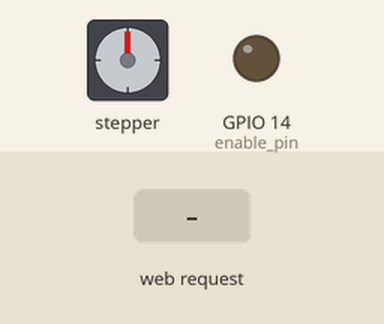
The sketch below on a simulated ESP32. Parts: stepper motor, output pins drawn as LEDs (lit = HIGH). The inputs (shaded band) are chosen by the test bench. WiFi joins after 1.5 s; servers stay silent unless stated; stepper angles assume 200 steps per turn; what the sketch prints to the serial monitor is not drawn.

Above: at 2.7 s.
2.8 s: HTTP request GET /rotate?deg=1 received
At 3.7 s:
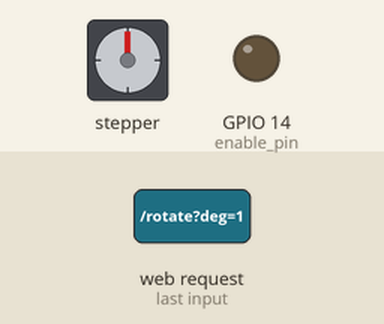
4.3 s: HTTP request GET /home received
At 4.8 s:
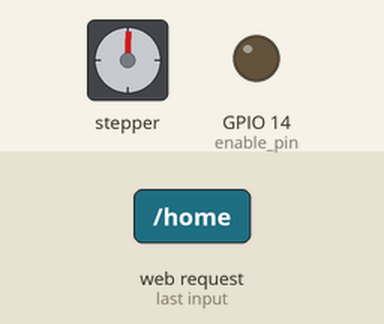
Timing chart, 0 to 7.3 s (numbered marks = the images above; inputs shaded):
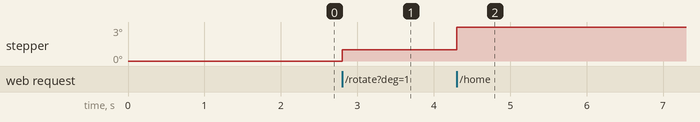

The sketch:

main.ino
```cpp
#include <Arduino.h>
#include <WiFi.h>
#include <WebServer.h>
#include <AccelStepper.h>

// ---------- CONFIG ----------
const char* ssid = "your_ssid";
const char* password = "your_pass";
const int step_pin = 26; // example
const int dir_pin = 27;
const int enable_pin = 14;

WebServer server(80);
AccelStepper stepper(AccelStepper::DRIVER, step_pin, dir_pin);

volatile float current_angle = 0.0;
float target_angle = 0.0;
bool moving = false;
unsigned long last_move_ms = 0;

void handle_root() {
  server.send(200, "text/plain", "ESP32 Turntable READY");
}

void handle_status() {
  String res = "{";
  res += "\"state\": \"";
  res += moving ? "moving" : "idle";
  res += "\"";
  res += ", \"angle\": ";
  res += String(current_angle);
  res += "}";
  server.send(200, "application/json", res);
}

void handle_home() {
  // simple homing: set angle to 0
  target_angle = 0.0;
  moving = true;
  server.send(200, "application/json", "{\"result\":\"homing\"}");
}

void handle_rotate() {
  if (!server.hasArg("deg")) {
    server.send(400, "text/plain", "missing deg") ;
    return;
  }
  float d = server.arg("deg").toFloat();
  target_angle = fmod(d + 360.0, 360.0);
  moving = true;
  server.send(200, "application/json", "{\"result\":\"ok\"}");
}

void handle_step() {
  if (!server.hasArg("deg")) {
    server.send(400, "text/plain", "missing deg") ;
    return;
  }
  float d = server.arg("deg").toFloat();
  target_angle = fmod(current_angle + d + 360.0, 360.0);
  moving = true;
  server.send(200, "application/json", "{\"result\":\"ok\"}");
}

void setup() {
  Serial.begin(115200);
  pinMode(enable_pin, OUTPUT);
  digitalWrite(enable_pin, LOW);
  stepper.setMaxSpeed(1000);
  stepper.setAcceleration(500);

  WiFi.begin(ssid, password);
  Serial.print("Connecting to WiFi");
  while (WiFi.status() != WL_CONNECTED) {
    delay(500);
    Serial.print(".");
  }
  Serial.println(" connected");

  server.on("/", handle_root);
  server.on("/status", handle_status);
  server.on("/home", handle_home);
  server.on("/rotate", handle_rotate);
  server.on("/step", handle_step);
  server.begin();
}

void loop() {
  server.handleClient();
  if (moving) {
    // convert target angle to steps (assume 200 steps/rev and gear ratio if any)
    float delta = target_angle - current_angle;
    if (delta > 180) delta -= 360;
    if (delta < -180) delta += 360;
    if (fabs(delta) < 0.1) {
      moving = false;
      current_angle = target_angle;
    } else {
      float step_delta = delta * 10.0; // scale factor: steps per deg (example)
      // move a small portion per loop to be non-blocking
      stepper.move((long)step_delta);
      stepper.run();
      current_angle += (step_delta / 10.0);
    }
  }
}
```
